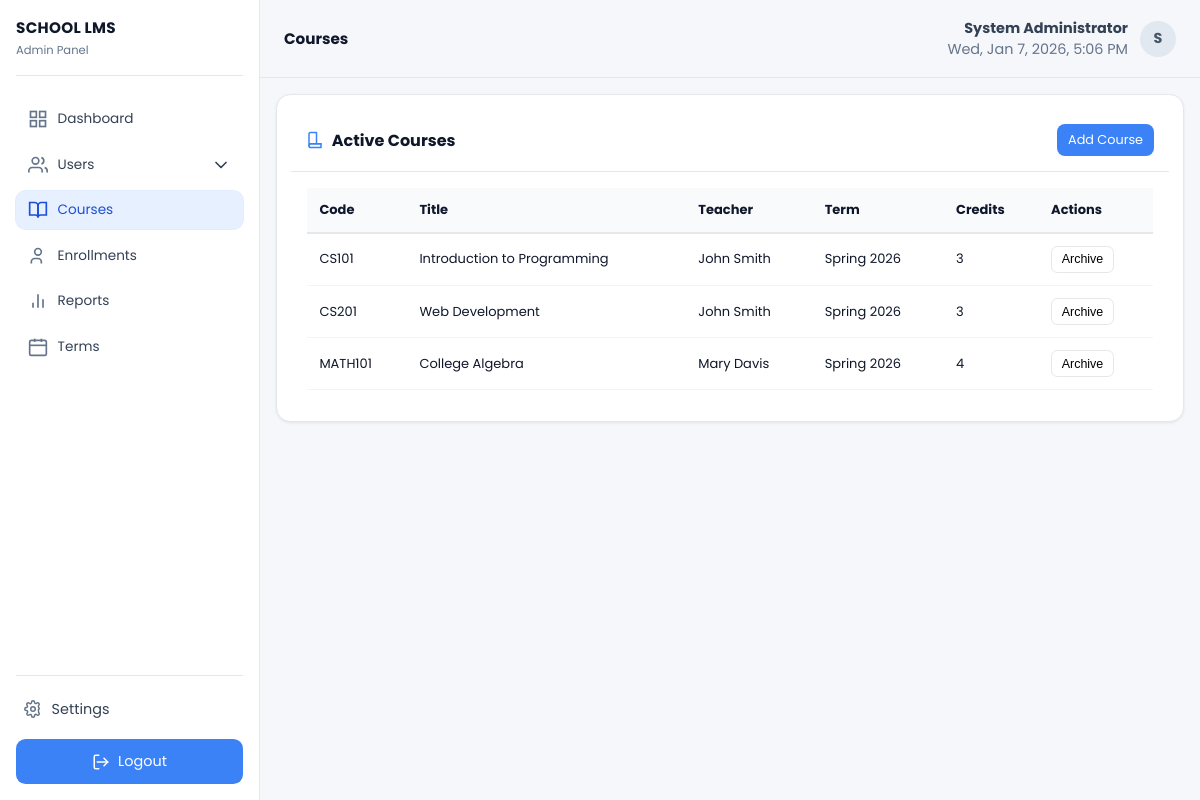
The page /admin/courses.php (signed in) on the database its author committed.
### tables this page shows
CREATE TABLE IF NOT EXISTS courses (
    id INT PRIMARY KEY AUTO_INCREMENT,
    code VARCHAR(20) UNIQUE NOT NULL,
    title VARCHAR(200) NOT NULL,
    description LONGTEXT,
    teacher_id INT NOT NULL,
    term_id INT NOT NULL,
    credits INT,
    max_students INT,
    join_code VARCHAR(10) UNIQUE,
    status ENUM('active', 'archived') NOT NULL DEFAULT 'active',
    created_at TIMESTAMP DEFAULT CURRENT_TIMESTAMP,
    updated_at TIMESTAMP DEFAULT CURRENT_TIMESTAMP ON UPDATE CURRENT_TIMESTAMP,
    FOREIGN KEY (teacher_id) REFERENCES users(id) ON DELETE RESTRICT,
    FOREIGN KEY (term_id) REFERENCES academic_terms(id) ON DELETE RESTRICT,
    INDEX idx_teacher (teacher_id),
    INDEX idx_term (term_id),
    INDEX idx_status (status),
    INDEX idx_join_code (join_code)
);

CREATE TABLE IF NOT EXISTS users (
    id INT PRIMARY KEY AUTO_INCREMENT,
    username VARCHAR(50) UNIQUE NOT NULL,
    email VARCHAR(100) UNIQUE NOT NULL,
    password VARCHAR(255) NOT NULL,
    first_name VARCHAR(100) NOT NULL,
    last_name VARCHAR(100) NOT NULL,
    role ENUM('admin', 'teacher', 'student') NOT NULL DEFAULT 'student',
    status ENUM('active', 'inactive') NOT NULL DEFAULT 'active',
    is_verified TINYINT(1) NOT NULL DEFAULT 0,
    phone VARCHAR(20),
    profile_picture VARCHAR(255),
    created_at TIMESTAMP DEFAULT CURRENT_TIMESTAMP,
    updated_at TIMESTAMP DEFAULT CURRENT_TIMESTAMP ON UPDATE CURRENT_TIMESTAMP,
    INDEX idx_role (role),
    INDEX idx_status (status),
    INDEX idx_email (email)
);

CREATE TABLE IF NOT EXISTS academic_terms (
    id INT PRIMARY KEY AUTO_INCREMENT,
    name VARCHAR(100) NOT NULL,
    start_date DATE NOT NULL,
    end_date DATE NOT NULL,
    is_active BOOLEAN DEFAULT FALSE,
    created_at TIMESTAMP DEFAULT CURRENT_TIMESTAMP,
    updated_at TIMESTAMP DEFAULT CURRENT_TIMESTAMP ON UPDATE CURRENT_TIMESTAMP,
    INDEX idx_active (is_active)
);

### includes/Database.php (called while the page is built, shortened)
<?php
class Database {
    private $connection;
    private $stmt;
    public function __construct() {
        try {
            $this->connection = new mysqli(DB_HOST, DB_USER, DB_PASS, DB_NAME);
            $this->connection->set_charset("utf8mb4");
        } catch (Exception $e) {
            die("Database Error: " . $e->getMessage());
        }
    }
    public function prepare($query) {
        $this->stmt = $this->connection->prepare($query);
        return $this;
    }
    public function execute() {
        if (!$this->stmt->execute()) {
            throw new Exception("Execute failed: " . $this->stmt->error);
        }
        return $this;
    }
    public function getResult() {
        return $this->stmt->get_result();
    }
    public function fetchAll() {
        return $this->getResult()->fetch_all(MYSQLI_ASSOC);
    }
}

### admin/courses.php (the view, shortened to what this page needs)
<?php
require_once '../includes/Auth.php';
require_once '../includes/Database.php';
require_once '../includes/admin_layout.php';
$db = new Database();
$action = $_GET['action'] ?? 'list';
adminLayoutStart('courses', 'Courses');
?>
    <div style="max-width: 1200px; margin: 0 auto;">
        <?php if ($action === 'list'): ?>
        <div class="card">
            <div style="padding:.9rem; border-bottom:1px solid #e5e7eb; display:flex; align-items:center; justify-content:space-between;">
                <h3 style="margin:0; font-size:1rem; font-weight:700; display:flex; align-items:center; gap:.5rem;">
                    <svg width="18" height="18" viewBox="0 0 24 24" fill="none" stroke="#3b82f6" stroke-width="2" stroke-linecap="round" stroke-linejoin="round"><path d="M4 19.5A2.5 2.5 0 0 1 6.5 17H20"/><path d="M20 22H6.5a2.5 2.5 0 0 1 0-5H20z"/><path d="M14 17V2H6a2 2 0 0 0-2 2v13"/></svg>
                    Active Courses
                </h3>
                <a href="?action=add" style="padding:.45rem .7rem; background:#3b82f6; color:#fff; border-radius:.5rem; text-decoration:none; font-size:.8rem;">Add Course</a>
            </div>
            <div style="padding:1rem;">
                <?php $db->prepare("SELECT c.*, u.first_name, u.last_name, t.name as term_name FROM courses c JOIN users u ON c.teacher_id=u.id JOIN academic_terms t ON c.term_id=t.id WHERE c.status='active' ORDER BY c.created_at DESC")->execute();
                $courses = $db->fetchAll(); ?>
                <div style="overflow-x:auto;">
                    <table class="table">
                        <thead>
                            <tr>
                                <th>Code</th>
                                <th>Title</th>
                                <th>Teacher</th>
                                <th>Term</th>
                                <th>Credits</th>
                                <th>Actions</th>
                            </tr>
                        </thead>
                        <tbody>
                            <?php foreach ($courses as $course): ?>
                            <tr>
                                <td><?php echo htmlspecialchars($course['code']); ?></td>
                                <td><?php echo htmlspecialchars($course['title']); ?></td>
                                <td><?php echo htmlspecialchars($course['first_name'] . ' ' . $course['last_name']); ?></td>
                                <td><?php echo htmlspecialchars($course['term_name']); ?></td>
                                <td><?php echo (int)$course['credits']; ?></td>
                                <td>
                                    <form method="POST" style="display:inline" onsubmit="return confirm('Archive this course?');">
                                        <button type="submit" style="padding:.35rem .6rem; border:1px solid #e5e7eb; background:#fff; border-radius:.4rem; font-size:.78rem; cursor:pointer;">Archive</button>
                                    </form>
                                </td>
                            </tr>
                            <?php endforeach; ?>
                        </tbody>
                    </table>
                </div>
            </div>
        </div>
        <?php endif; ?>
    </div>
<?php adminLayoutEnd(); ?>

### includes/admin_layout.php (shortened to what this page needs)
<?php
function adminLayoutStart(string $active, string $title) {
    echo '<!DOCTYPE html><html lang="en"><head>';
    echo '</head><body>';
    echo '<aside class="sidebar">'
        .'<div class="sidebar-header"><h1>School LMS</h1><p>Admin Panel</p></div>'
        .'<ul class="sidebar-menu">'
            .'<li><a href="dashboard.php"'.($active==='dashboard'?' class="active"':'').'>
                <svg viewBox="0 0 24 24"><rect x="3" y="3" width="7" height="7"></rect><rect x="14" y="3" width="7" height="7"></rect><rect x="14" y="14" width="7" height="7"></rect><rect x="3" y="14" width="7" height="7"></rect></svg>
                Dashboard</a></li>'
            .(function() use ($active) {
                $userActive = in_array($active, ['users','students','teachers'], true);
                $parentClass = $userActive ? ' class="has-children open"' : ' class="has-children"';
                return '<li'.$parentClass.'>'
                    .'<a href="#" class="sidebar-parent" data-submenu="users-submenu">
                        <span style="display:flex;align-items:center;gap:.6rem;flex:1;">'
                        .'<svg viewBox="0 0 24 24"><path d="M17 21v-2a4 4 0 0 0-4-4H5a4 4 0 0 0-4 4v2"></path><circle cx="9" cy="7" r="4"></circle><path d="M23 21v-2a4 4 0 0 0-3-3.87"></path><path d="M16 3.13a4 4 0 0 1 0 7.75"></path></svg>
                        Users</span>'
                        .'<svg class="chevron" viewBox="0 0 24 24" width="18" height="18" style="margin-left:auto;"><polyline points="6 9 12 15 18 9" fill="none" stroke="currentColor" stroke-width="2" stroke-linecap="round" stroke-linejoin="round"/></svg>'
                    .'</a>'
                    .'<ul class="sidebar-submenu" id="users-submenu" style="'.($userActive ? 'display:block;' : '').'">'
                        .'<li><a href="users.php"'.($active==='users'?' class="active"':'').'>
                            <svg viewBox="0 0 24 24"><path d="M17 21v-2a4 4 0 0 0-4-4H5a4 4 0 0 0-4 4v2"></path><circle cx="9" cy="7" r="4"></circle></svg>
                            All Users</a></li>'
                        .'<li><a href="students.php"'.($active==='students'?' class="active"':'').'>
                            <svg viewBox="0 0 24 24"><path d="M16 21v-2a4 4 0 0 0-4-4H8a4 4 0 0 0-4 4v2"></path><circle cx="12" cy="7" r="4"></circle></svg>
                            Students</a></li>'
                        .'<li><a href="teachers.php"'.($active==='teachers'?' class="active"':'').'>
                            <svg viewBox="0 0 24 24"><path d="M2 12l9-5 9 5-9 5-9-5z"></path><path d="M2 12l9 5 9-5"></path><path d="M2 17l9 5 9-5"></path></svg>
                            Teachers</a></li>'
                    .'</ul>'
                .'</li>';
            })()
            .'<li><a href="courses.php"'.($active==='courses'?' class="active"':'').'>
                <svg viewBox="0 0 24 24"><path d="M2 3h6a4 4 0 0 1 4 4v14a3 3 0 0 0-3-3H2z"></path><path d="M22 3h-6a4 4 0 0 0-4 4v14a3 3 0 0 1 3-3h7z"></path></svg>
                Courses</a></li>'
            .'<li><a href="enrollments.php"'.($active==='enrollments'?' class="active"':'').'>
                <svg viewBox="0 0 24 24"><path d="M16 21v-2a4 4 0 0 0-4-4H8a4 4 0 0 0-4 4v2"></path><circle cx="12" cy="7" r="4"></circle></svg>
                Enrollments</a></li>'
            .'<li><a href="reports.php"'.($active==='reports'?' class="active"':'').'>
                <svg viewBox="0 0 24 24"><line x1="18" y1="20" x2="18" y2="10"></line><line x1="12" y1="20" x2="12" y2="4"></line><line x1="6" y1="20" x2="6" y2="14"></line></svg>
                Reports</a></li>'
            .'<li><a href="terms.php"'.($active==='terms'?' class="active"':'').'>
                <svg viewBox="0 0 24 24"><path d="M4 4h16c1.1 0 2 .9 2 2v14c0 1.1-.9 2-2 2H4c-1.1 0-2-.9-2-2V6c0-1.1.9-2 2-2z"></path><line x1="16" y1="2" x2="16" y2="6"></line><line x1="8" y1="2" x2="8" y2="6"></line><line x1="2" y1="10" x2="22" y2="10"></line></svg>
                Terms</a></li>'
        .'</ul>'
        .'<div class="sidebar-footer">'
            .'<div class="footer-links">'
                .'<a class="footer-link" href="settings.php">'
                    .''
                    .'Settings'
                .'</a>'
            .'</div>'
            .'<a href="../logout.php" class="logout-btn">'
                .'<svg viewBox="0 0 24 24" width="18" height="18" fill="none" stroke="currentColor" stroke-width="2" stroke-linecap="round" stroke-linejoin="round"><path d="M9 21H5a2 2 0 0 1-2-2V5a2 2 0 0 1 2-2h4"/><polyline points="16 17 21 12 16 7"/><line x1="21" y1="12" x2="7" y2="12"/></svg>'
                .'Logout'
            .'</a>'
        .'</div>'
    .'</aside>';
    $fullName = isset($_SESSION['first_name']) ? trim(($_SESSION['first_name'] ?? '') . ' ' . ($_SESSION['last_name'] ?? '')) : '';
    echo '<div class="main-content">'
        .'<div class="topbar"><h2>' . htmlspecialchars($title) . '</h2>'
        .'<div style="display:flex;align-items:center;gap:.75rem;color:#334155;font-size:.9rem">'
            .'<div style="text-align:right">'
                .'<div style="font-weight:700">' . htmlspecialchars($fullName ?: 'Admin') . '</div>'
                .'<div id="current-datetime" style="color:#64748b"></div>'
            .'</div>'
            .'<div style="width:36px;height:36px;border-radius:50%;background:#e2e8f0;display:flex;align-items:center;justify-content:center;font-weight:700;color:#475569">' . htmlspecialchars($fullName ? strtoupper($fullName[0]) : 'A') . '</div>'
        .'</div></div><div class="content">';
}
function adminLayoutEnd() {
    echo '</div></div>';
    echo "</body></html>";
}

### includes/admin_layout.php (style rules this page uses)
* { margin:0;padding:0;box-sizing:border-box }
:root { --bg-primary:#ffffff;--bg-secondary:#f6f7fb;--bg-sidebar:#ffffff;--text-primary:#0f172a;--text-secondary:#475569;--border-color:#e5e7eb;--shadow:0 1px 3px rgba(0,0,0,.08);--shadow-lg:0 10px 25px rgba(0,0,0,.08);--primary-color:#3b82f6;--primary-dark:#2563eb }
body { font-family:'Poppins',system-ui,Segoe UI,Roboto,Helvetica,Arial,sans-serif;background:var(--bg-secondary);color:var(--text-primary);display:flex;min-height:100vh;font-size:.9rem }
.sidebar { width:260px;background:var(--bg-sidebar);color:var(--text-primary);padding:1rem;position:fixed;height:100vh;overflow-y:auto;display:flex;flex-direction:column;border-right:1px solid var(--border-color) }
.sidebar-header { margin-bottom:1.5rem;padding-bottom:1rem;border-bottom:1px solid var(--border-color) }
.sidebar-header h1 { font-size:.95rem;margin-bottom:.2rem;color:var(--text-primary);letter-spacing:.02em;text-transform:uppercase }
.sidebar-header p { font-size:.72rem;color:#64748b }
.sidebar-menu { list-style:none;flex:1 }
.sidebar-menu li { margin-bottom:.5rem }
.sidebar-menu a { display:flex;align-items:center;gap:.6rem;padding:.55rem .75rem;color:#334155;text-decoration:none;border-radius:.6rem;font-size:.85rem;transition:all .2s }
.sidebar-menu a svg { width:20px;height:20px;stroke:#64748b;fill:none;stroke-width:2;transition:all .2s }
.sidebar-menu a.active { background:rgba(59,130,246,.12);color:#1d4ed8;outline:1px solid rgba(59,130,246,.15) }
.sidebar-menu a.active svg { stroke:#1d4ed8 }
.has-children > a { justify-content:space-between }
.sidebar-footer { border-top:1px solid var(--border-color);padding-top:1rem;margin-top:auto }
.footer-links { display:grid;gap:.5rem;margin-bottom:.75rem }
.footer-link { display:flex;align-items:center;gap:.6rem;color:#334155;text-decoration:none;padding:.45rem .5rem;border-radius:.5rem }
.footer-link svg { width:18px;height:18px;stroke:#64748b }
.logout-btn { width:100%;padding:.75rem 1rem;background:#3b82f6;color:#fff;border:none;border-radius:.6rem;font-size:.9rem;cursor:pointer;font-family:inherit;transition:all .2s;display:flex;align-items:center;gap:.5rem;justify-content:center;text-decoration:none }
.main-content { margin-left:260px;flex:1;display:flex;flex-direction:column }
.topbar { background:var(--bg-secondary);border-bottom:1px solid var(--border-color);padding:1.1rem 1.5rem;display:flex;justify-content:space-between;align-items:center;position:sticky;top:0;z-index:5 }
.topbar h2 { font-size:.95rem;font-weight:700 }
.content { padding:1rem;flex:1;overflow-y:auto;width:100% }
.card { background:var(--bg-primary);border:1px solid var(--border-color);border-radius:.9rem;padding:.9rem;box-shadow:var(--shadow);margin-bottom:.9rem }
.table { width:100%;border-collapse:collapse;font-size:.8125rem }
.table th,.table td { padding:.75rem;border-bottom:1px solid #f3f4f6;text-align:left }
.table thead { background:#f9fafb;border-bottom:2px solid var(--border-color) }

### rows shown on the page
courses: code "CS101", title "Introduction to Programming", teacher.last_name "John Smith", term.name "Spring 2026", credits "3"
courses: code "CS201", title "Web Development", teacher.last_name "John Smith", term.name "Spring 2026", credits "3"
courses: code "MATH101", title "College Algebra", teacher.last_name "Mary Davis", term.name "Spring 2026", credits "4"

### other values the page prints
$title "Courses"
$fullName ?: 'Admin' "System Administrator"
$fullName ? strtoupper($fullName[0]) : 'A' "S"
